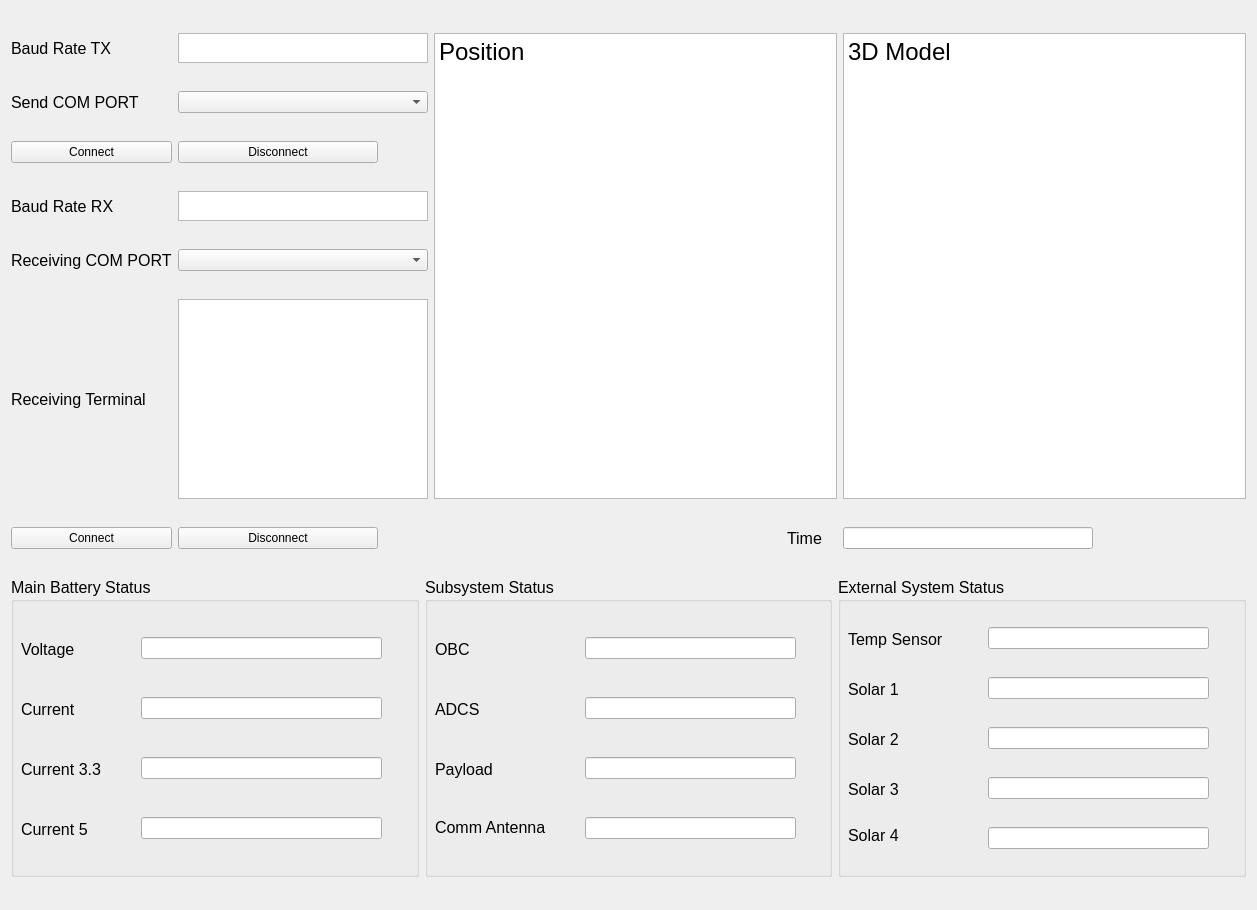
<?xml version="1.0" encoding="UTF-8"?>
<ui version="4.0">
 <class>Form</class>
 <widget class="QWidget" name="Form">
  <property name="geometry">
   <rect>
    <x>0</x>
    <y>0</y>
    <width>1257</width>
    <height>910</height>
   </rect>
  </property>
  <property name="windowTitle">
   <string>Form</string>
  </property>
  <layout class="QGridLayout" name="gridLayout">
   <item row="0" column="0">
    <widget class="QLabel" name="BaudRateTX_label">
     <property name="font">
      <font>
       <pointsize>12</pointsize>
      </font>
     </property>
     <property name="layoutDirection">
      <enum>Qt::LeftToRight</enum>
     </property>
     <property name="midLineWidth">
      <number>0</number>
     </property>
     <property name="text">
      <string>Baud Rate TX</string>
     </property>
    </widget>
   </item>
   <item row="0" column="1">
    <widget class="QTextEdit" name="BaudRateTX_TextEdit">
     <property name="maximumSize">
      <size>
       <width>250</width>
       <height>30</height>
      </size>
     </property>
    </widget>
   </item>
   <item row="0" column="2" rowspan="6">
    <widget class="QTextEdit" name="Position_textEdit">
     <property name="maximumSize">
      <size>
       <width>16777215</width>
       <height>600</height>
      </size>
     </property>
     <property name="html">
      <string>&lt;!DOCTYPE HTML PUBLIC &quot;-//W3C//DTD HTML 4.0//EN&quot; &quot;http://www.w3.org/TR/REC-html40/strict.dtd&quot;&gt;
&lt;html&gt;&lt;head&gt;&lt;meta name=&quot;qrichtext&quot; content=&quot;1&quot; /&gt;&lt;style type=&quot;text/css&quot;&gt;
p, li { white-space: pre-wrap; }
&lt;/style&gt;&lt;/head&gt;&lt;body style=&quot; font-family:'MS Shell Dlg 2'; font-size:7.8pt; font-weight:400; font-style:normal;&quot;&gt;
&lt;p style=&quot; margin-top:0px; margin-bottom:0px; margin-left:0px; margin-right:0px; -qt-block-indent:0; text-indent:0px;&quot;&gt;&lt;span style=&quot; font-size:18pt;&quot;&gt;Position&lt;/span&gt;&lt;/p&gt;
&lt;p style=&quot;-qt-paragraph-type:empty; margin-top:0px; margin-bottom:0px; margin-left:0px; margin-right:0px; -qt-block-indent:0; text-indent:0px; font-size:18pt;&quot;&gt;&lt;br /&gt;&lt;/p&gt;&lt;/body&gt;&lt;/html&gt;</string>
     </property>
    </widget>
   </item>
   <item row="0" column="3" rowspan="6">
    <widget class="QTextEdit" name="Model_textEdit">
     <property name="maximumSize">
      <size>
       <width>16777215</width>
       <height>600</height>
      </size>
     </property>
     <property name="html">
      <string>&lt;!DOCTYPE HTML PUBLIC &quot;-//W3C//DTD HTML 4.0//EN&quot; &quot;http://www.w3.org/TR/REC-html40/strict.dtd&quot;&gt;
&lt;html&gt;&lt;head&gt;&lt;meta name=&quot;qrichtext&quot; content=&quot;1&quot; /&gt;&lt;style type=&quot;text/css&quot;&gt;
p, li { white-space: pre-wrap; }
&lt;/style&gt;&lt;/head&gt;&lt;body style=&quot; font-family:'MS Shell Dlg 2'; font-size:7.8pt; font-weight:400; font-style:normal;&quot;&gt;
&lt;p style=&quot; margin-top:0px; margin-bottom:0px; margin-left:0px; margin-right:0px; -qt-block-indent:0; text-indent:0px;&quot;&gt;&lt;span style=&quot; font-size:18pt;&quot;&gt;3D Model&lt;/span&gt;&lt;/p&gt;
&lt;p style=&quot;-qt-paragraph-type:empty; margin-top:0px; margin-bottom:0px; margin-left:0px; margin-right:0px; -qt-block-indent:0; text-indent:0px; font-size:18pt;&quot;&gt;&lt;br /&gt;&lt;/p&gt;&lt;/body&gt;&lt;/html&gt;</string>
     </property>
    </widget>
   </item>
   <item row="1" column="0">
    <widget class="QLabel" name="SendingComPort_label">
     <property name="font">
      <font>
       <pointsize>12</pointsize>
      </font>
     </property>
     <property name="layoutDirection">
      <enum>Qt::LeftToRight</enum>
     </property>
     <property name="midLineWidth">
      <number>0</number>
     </property>
     <property name="text">
      <string>Send COM PORT</string>
     </property>
    </widget>
   </item>
   <item row="1" column="1">
    <widget class="QComboBox" name="SendingComPort_comboBox">
     <property name="maximumSize">
      <size>
       <width>250</width>
       <height>16777215</height>
      </size>
     </property>
    </widget>
   </item>
   <item row="2" column="0">
    <widget class="QPushButton" name="Sending_Connect_pushButton">
     <property name="maximumSize">
      <size>
       <width>200</width>
       <height>16777215</height>
      </size>
     </property>
     <property name="text">
      <string>Connect</string>
     </property>
    </widget>
   </item>
   <item row="2" column="1">
    <widget class="QPushButton" name="Sending_Disconnect_pushButton">
     <property name="maximumSize">
      <size>
       <width>200</width>
       <height>16777215</height>
      </size>
     </property>
     <property name="text">
      <string>Disconnect</string>
     </property>
    </widget>
   </item>
   <item row="3" column="0">
    <widget class="QLabel" name="BaudRateRX_label">
     <property name="font">
      <font>
       <pointsize>12</pointsize>
      </font>
     </property>
     <property name="text">
      <string>Baud Rate RX</string>
     </property>
    </widget>
   </item>
   <item row="3" column="1">
    <widget class="QTextEdit" name="BaudRateRX_TextEdit">
     <property name="maximumSize">
      <size>
       <width>250</width>
       <height>30</height>
      </size>
     </property>
    </widget>
   </item>
   <item row="4" column="0">
    <widget class="QLabel" name="ReceivingComPort_label">
     <property name="font">
      <font>
       <pointsize>12</pointsize>
      </font>
     </property>
     <property name="layoutDirection">
      <enum>Qt::LeftToRight</enum>
     </property>
     <property name="midLineWidth">
      <number>0</number>
     </property>
     <property name="text">
      <string>Receiving COM PORT</string>
     </property>
    </widget>
   </item>
   <item row="4" column="1">
    <widget class="QComboBox" name="ReceivingComPort_comboBox">
     <property name="maximumSize">
      <size>
       <width>250</width>
       <height>16777215</height>
      </size>
     </property>
    </widget>
   </item>
   <item row="5" column="0">
    <widget class="QLabel" name="ReceivingTerminal_label">
     <property name="font">
      <font>
       <pointsize>12</pointsize>
      </font>
     </property>
     <property name="text">
      <string>Receiving Terminal</string>
     </property>
    </widget>
   </item>
   <item row="5" column="1">
    <widget class="QTextEdit" name="ReceivingWindow_textEdit">
     <property name="maximumSize">
      <size>
       <width>250</width>
       <height>200</height>
      </size>
     </property>
    </widget>
   </item>
   <item row="6" column="0">
    <widget class="QPushButton" name="Receiving_Connect_pushButton">
     <property name="maximumSize">
      <size>
       <width>200</width>
       <height>16777215</height>
      </size>
     </property>
     <property name="text">
      <string>Connect</string>
     </property>
    </widget>
   </item>
   <item row="6" column="1">
    <widget class="QPushButton" name="Receiving_Disconnect_pushButton">
     <property name="maximumSize">
      <size>
       <width>200</width>
       <height>16777215</height>
      </size>
     </property>
     <property name="text">
      <string>Disconnect</string>
     </property>
    </widget>
   </item>
   <item row="6" column="2">
    <widget class="QLabel" name="Time_label">
     <property name="maximumSize">
      <size>
       <width>50</width>
       <height>16777215</height>
      </size>
     </property>
     <property name="font">
      <font>
       <pointsize>12</pointsize>
      </font>
     </property>
     <property name="toolTipDuration">
      <number>-10</number>
     </property>
     <property name="layoutDirection">
      <enum>Qt::RightToLeft</enum>
     </property>
     <property name="text">
      <string>Time</string>
     </property>
    </widget>
   </item>
   <item row="6" column="3">
    <widget class="QLineEdit" name="Time_LineEdit">
     <property name="maximumSize">
      <size>
       <width>250</width>
       <height>16777215</height>
      </size>
     </property>
     <property name="readOnly">
      <bool>false</bool>
     </property>
    </widget>
   </item>
   <item row="7" column="0" colspan="4">
    <layout class="QHBoxLayout" name="horizontalLayout_3">
     <item>
      <widget class="QGroupBox" name="MainBatteryStatus_groupBox_3">
       <property name="maximumSize">
        <size>
         <width>16777215</width>
         <height>300</height>
        </size>
       </property>
       <property name="font">
        <font>
         <pointsize>12</pointsize>
        </font>
       </property>
       <property name="title">
        <string>Main Battery Status</string>
       </property>
       <widget class="QLabel" name="BatteryVolt_label_3">
        <property name="geometry">
         <rect>
          <x>10</x>
          <y>60</y>
          <width>71</width>
          <height>24</height>
         </rect>
        </property>
        <property name="font">
         <font>
          <pointsize>12</pointsize>
         </font>
        </property>
        <property name="text">
         <string>Voltage</string>
        </property>
       </widget>
       <widget class="QLineEdit" name="BatteryVolt_LineEdit_3">
        <property name="geometry">
         <rect>
          <x>130</x>
          <y>60</y>
          <width>241</width>
          <height>22</height>
         </rect>
        </property>
        <property name="readOnly">
         <bool>true</bool>
        </property>
       </widget>
       <widget class="QLabel" name="Current_label_3">
        <property name="geometry">
         <rect>
          <x>10</x>
          <y>120</y>
          <width>66</width>
          <height>24</height>
         </rect>
        </property>
        <property name="font">
         <font>
          <pointsize>12</pointsize>
         </font>
        </property>
        <property name="text">
         <string>Current</string>
        </property>
       </widget>
       <widget class="QLabel" name="Current33_label_3">
        <property name="geometry">
         <rect>
          <x>10</x>
          <y>180</y>
          <width>100</width>
          <height>24</height>
         </rect>
        </property>
        <property name="font">
         <font>
          <pointsize>12</pointsize>
         </font>
        </property>
        <property name="text">
         <string>Current 3.3</string>
        </property>
       </widget>
       <widget class="QLabel" name="Current5_label_3">
        <property name="geometry">
         <rect>
          <x>10</x>
          <y>240</y>
          <width>83</width>
          <height>24</height>
         </rect>
        </property>
        <property name="font">
         <font>
          <pointsize>12</pointsize>
         </font>
        </property>
        <property name="text">
         <string>Current 5</string>
        </property>
       </widget>
       <widget class="QLineEdit" name="Current_LineEdit_3">
        <property name="geometry">
         <rect>
          <x>130</x>
          <y>120</y>
          <width>241</width>
          <height>22</height>
         </rect>
        </property>
        <property name="readOnly">
         <bool>true</bool>
        </property>
       </widget>
       <widget class="QLineEdit" name="Current33_LineEdit_3">
        <property name="geometry">
         <rect>
          <x>130</x>
          <y>180</y>
          <width>241</width>
          <height>22</height>
         </rect>
        </property>
        <property name="readOnly">
         <bool>true</bool>
        </property>
       </widget>
       <widget class="QLineEdit" name="Current5_LineEdit_3">
        <property name="geometry">
         <rect>
          <x>130</x>
          <y>240</y>
          <width>241</width>
          <height>22</height>
         </rect>
        </property>
        <property name="readOnly">
         <bool>true</bool>
        </property>
       </widget>
      </widget>
     </item>
     <item>
      <widget class="QGroupBox" name="SubsystemStatus_groupBox_3">
       <property name="enabled">
        <bool>true</bool>
       </property>
       <property name="maximumSize">
        <size>
         <width>16777215</width>
         <height>300</height>
        </size>
       </property>
       <property name="font">
        <font>
         <pointsize>12</pointsize>
        </font>
       </property>
       <property name="title">
        <string>Subsystem Status</string>
       </property>
       <widget class="QLabel" name="OBCStatus_label_3">
        <property name="geometry">
         <rect>
          <x>10</x>
          <y>60</y>
          <width>100</width>
          <height>24</height>
         </rect>
        </property>
        <property name="font">
         <font>
          <pointsize>12</pointsize>
         </font>
        </property>
        <property name="text">
         <string>OBC</string>
        </property>
       </widget>
       <widget class="QLabel" name="ADCSStatus_label_3">
        <property name="geometry">
         <rect>
          <x>10</x>
          <y>120</y>
          <width>111</width>
          <height>24</height>
         </rect>
        </property>
        <property name="font">
         <font>
          <pointsize>12</pointsize>
         </font>
        </property>
        <property name="text">
         <string>ADCS</string>
        </property>
       </widget>
       <widget class="QLabel" name="PayloadStatus_label_3">
        <property name="geometry">
         <rect>
          <x>10</x>
          <y>180</y>
          <width>132</width>
          <height>24</height>
         </rect>
        </property>
        <property name="font">
         <font>
          <pointsize>12</pointsize>
         </font>
        </property>
        <property name="text">
         <string>Payload</string>
        </property>
       </widget>
       <widget class="QLabel" name="CommAntennaStatus_label_3">
        <property name="geometry">
         <rect>
          <x>10</x>
          <y>240</y>
          <width>151</width>
          <height>21</height>
         </rect>
        </property>
        <property name="text">
         <string>Comm Antenna</string>
        </property>
       </widget>
       <widget class="QLineEdit" name="Payload_LineEdit_3">
        <property name="geometry">
         <rect>
          <x>160</x>
          <y>180</y>
          <width>211</width>
          <height>22</height>
         </rect>
        </property>
        <property name="readOnly">
         <bool>true</bool>
        </property>
       </widget>
       <widget class="QLineEdit" name="ADCS_LineEdit_3">
        <property name="geometry">
         <rect>
          <x>160</x>
          <y>120</y>
          <width>211</width>
          <height>22</height>
         </rect>
        </property>
        <property name="readOnly">
         <bool>true</bool>
        </property>
       </widget>
       <widget class="QLineEdit" name="AntennaStatus_LineEdit_3">
        <property name="geometry">
         <rect>
          <x>160</x>
          <y>240</y>
          <width>211</width>
          <height>22</height>
         </rect>
        </property>
        <property name="readOnly">
         <bool>true</bool>
        </property>
       </widget>
       <widget class="QLineEdit" name="OBC_LineEdit_3">
        <property name="geometry">
         <rect>
          <x>160</x>
          <y>60</y>
          <width>211</width>
          <height>22</height>
         </rect>
        </property>
        <property name="readOnly">
         <bool>true</bool>
        </property>
       </widget>
      </widget>
     </item>
     <item>
      <widget class="QGroupBox" name="ExternalSystemStatus_groupBox_3">
       <property name="maximumSize">
        <size>
         <width>16777215</width>
         <height>300</height>
        </size>
       </property>
       <property name="font">
        <font>
         <pointsize>12</pointsize>
        </font>
       </property>
       <property name="title">
        <string>External System Status</string>
       </property>
       <widget class="QLabel" name="TempSensorStatus_label_3">
        <property name="geometry">
         <rect>
          <x>10</x>
          <y>50</y>
          <width>121</width>
          <height>24</height>
         </rect>
        </property>
        <property name="font">
         <font>
          <pointsize>12</pointsize>
         </font>
        </property>
        <property name="text">
         <string>Temp Sensor</string>
        </property>
       </widget>
       <widget class="QLabel" name="SolarStatus3_label_3">
        <property name="geometry">
         <rect>
          <x>10</x>
          <y>200</y>
          <width>124</width>
          <height>24</height>
         </rect>
        </property>
        <property name="font">
         <font>
          <pointsize>12</pointsize>
         </font>
        </property>
        <property name="text">
         <string>Solar 3</string>
        </property>
       </widget>
       <widget class="QLabel" name="SolarStatus2_label_3">
        <property name="geometry">
         <rect>
          <x>10</x>
          <y>150</y>
          <width>124</width>
          <height>24</height>
         </rect>
        </property>
        <property name="font">
         <font>
          <pointsize>12</pointsize>
         </font>
        </property>
        <property name="text">
         <string>Solar 2</string>
        </property>
       </widget>
       <widget class="QLabel" name="SolarStatus1_label_3">
        <property name="geometry">
         <rect>
          <x>10</x>
          <y>100</y>
          <width>124</width>
          <height>24</height>
         </rect>
        </property>
        <property name="font">
         <font>
          <pointsize>12</pointsize>
         </font>
        </property>
        <property name="text">
         <string>Solar 1</string>
        </property>
       </widget>
       <widget class="QLabel" name="SolarStatus4_label_4">
        <property name="geometry">
         <rect>
          <x>10</x>
          <y>250</y>
          <width>101</width>
          <height>16</height>
         </rect>
        </property>
        <property name="text">
         <string>Solar 4</string>
        </property>
       </widget>
       <widget class="QLineEdit" name="SolarStatus4_LineEdit_3">
        <property name="geometry">
         <rect>
          <x>150</x>
          <y>250</y>
          <width>221</width>
          <height>22</height>
         </rect>
        </property>
        <property name="readOnly">
         <bool>true</bool>
        </property>
       </widget>
       <widget class="QLineEdit" name="SolarStatus3_LineEdit_3">
        <property name="geometry">
         <rect>
          <x>150</x>
          <y>200</y>
          <width>221</width>
          <height>22</height>
         </rect>
        </property>
        <property name="readOnly">
         <bool>true</bool>
        </property>
       </widget>
       <widget class="QLineEdit" name="SolarStatus2_LineEdit_3">
        <property name="geometry">
         <rect>
          <x>150</x>
          <y>150</y>
          <width>221</width>
          <height>22</height>
         </rect>
        </property>
        <property name="readOnly">
         <bool>true</bool>
        </property>
       </widget>
       <widget class="QLineEdit" name="SolarStatus1_LineEdit_3">
        <property name="geometry">
         <rect>
          <x>150</x>
          <y>100</y>
          <width>221</width>
          <height>22</height>
         </rect>
        </property>
        <property name="readOnly">
         <bool>true</bool>
        </property>
       </widget>
       <widget class="QLineEdit" name="TempSensorStatus_LineEdit_3">
        <property name="geometry">
         <rect>
          <x>150</x>
          <y>50</y>
          <width>221</width>
          <height>22</height>
         </rect>
        </property>
        <property name="readOnly">
         <bool>true</bool>
        </property>
       </widget>
      </widget>
     </item>
    </layout>
   </item>
  </layout>
 </widget>
 <resources/>
 <connections/>
</ui>
